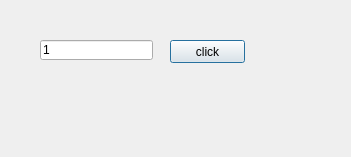
<?xml version="1.0" encoding="UTF-8"?>
<ui version="4.0">
 <class>Dialog</class>
 <widget class="QDialog" name="Dialog">
  <property name="geometry">
   <rect>
    <x>0</x>
    <y>0</y>
    <width>351</width>
    <height>157</height>
   </rect>
  </property>
  <property name="windowTitle">
   <string>Dialog</string>
  </property>
  <widget class="QPushButton" name="pb">
   <property name="geometry">
    <rect>
     <x>170</x>
     <y>40</y>
     <width>75</width>
     <height>23</height>
    </rect>
   </property>
   <property name="text">
    <string>click</string>
   </property>
  </widget>
  <widget class="QLineEdit" name="le">
   <property name="geometry">
    <rect>
     <x>40</x>
     <y>40</y>
     <width>113</width>
     <height>20</height>
    </rect>
   </property>
   <property name="text">
    <string>1</string>
   </property>
  </widget>
 </widget>
 <resources/>
 <connections/>
</ui>
